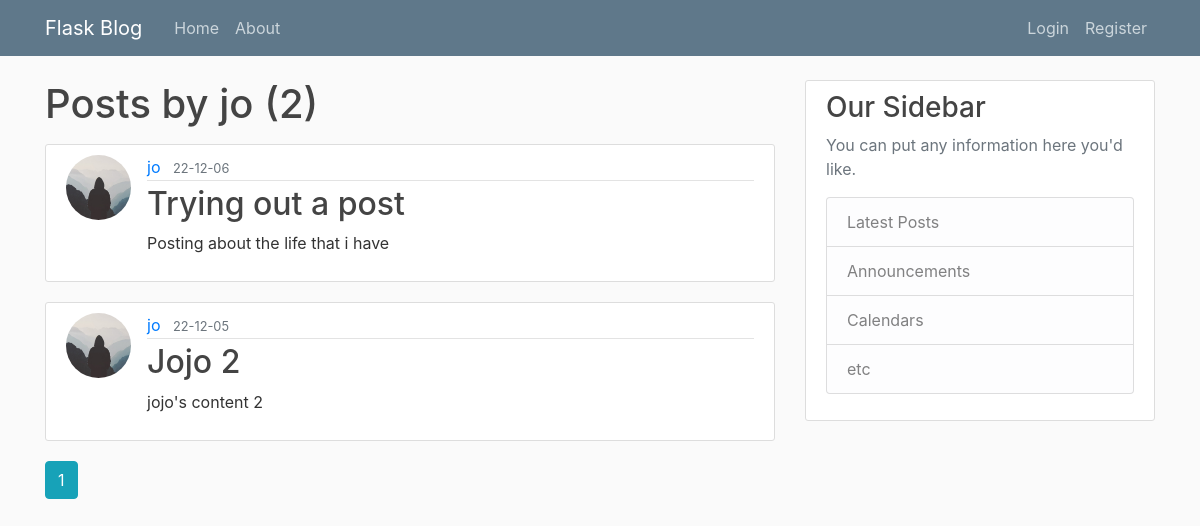
/user/jo, run on the app's committed database.
### flaskblog/models.py (models this page shows, shortened)
class User(db.Model, UserMixin):
    id = db.Column(db.Integer, primary_key=True)
    username = db.Column(db.String(20), unique=True, nullable=False)
    email = db.Column(db.String(120), unique=True, nullable=False)
    image_file = db.Column(db.String(20), nullable=False, default='default.jpg')
    password = db.Column(db.String(60), nullable=False)
    posts = db.relationship('Post', backref='author', lazy=True)

class Post(db.Model):
    id = db.Column(db.Integer, primary_key=True)
    title = db.Column(db.String(100), nullable=False)
    date_posted = db.Column(db.DateTime, nullable=False, default=datetime.utcnow)
    content = db.Column(db.Text, nullable=False)
    user_id = db.Column(db.Integer, db.ForeignKey('user.id'), nullable=False)

### flaskblog/users/routes.py (the view)
@users.route("/user/<string:username>")
def user_posts(username):
    page = request.args.get('page',1,type=int)
    user = User.query.filter_by(username=username).first_or_404()
    posts = Post.query.filter_by(author=user)\
        .order_by(Post.date_posted.desc())\
        .paginate(page=page,per_page=5)
    return render_template('user_posts.html', posts=posts, user=user)

### flaskblog/templates/user_posts.html
{% extends 'layout.html' %}
{% block content %}
    <h1 class="mb-3">Posts by {{ user.username }} ({{ posts.total }})</h1>
    {% for post in posts.items %}
    <article class="media content-section">
      <img class="rounded-circle article-img" src="{{ url_for('static', filename='profile_pics/' + post.author.image_file) }}">
        <div class="media-body">
          <div class="article-metadata">
            <a class="mr-2" href="{{ url_for('users.user_posts', username=post.author.username) }}">{{ post.author.username }}</a>
            <small class="text-muted">{{ post.date_posted.strftime('%y-%m-%d') }}</small>
          </div>
          <h2><a class="article-title" href="{{ url_for('posts.post', post_id=post.id) }}">{{ post.title }}</a></h2>
          <p class="article-content">{{ post.content }}</p>
        </div>
    </article>
    {% endfor %}
    {% for page_num in posts.iter_pages(left_edge=1, right_edge=1, left_current=1, right_current=2) %}
      {% if page_num %}
        {% if posts.page == page_num %}
          <a class="btn btn-info" href="{{ url_for('users.user_posts', username=user.username, page=page_num)}}">{{ page_num }}</a>
        {% else %}
          <a class="btn btn-outline-info" href="{{ url_for('users.user_posts', username=user.username, page=page_num)}}">{{ page_num }}</a>
        {% endif %}
      {% else %}
        ...
      {% endif %}
    {% endfor %}
{% endblock content %}

### flaskblog/static/main.css (style rules this page uses)
body { background: #fafafa; color: #333333; margin-top: 5rem; }
h1, h2, h3, h4, h5, h6 { color: #444444; }
.content-section { background: #ffffff; padding: 10px 20px; border: 1px solid #dddddd; border-radius: 3px; margin-bottom: 20px; }
.article-title { color: #444444; }
.article-content { white-space: pre-line; }
.article-img { height: 65px; width: 65px; margin-right: 16px; }
.article-metadata { padding-bottom: 1px; margin-bottom: 4px; border-bottom: 1px solid #e3e3e3 }

### data on the page
User: username "jo"
Post: image_file (placeholder picture), author.username "jo", date_posted "22-12-06", title "Trying out a post", content "Posting about the life that i have"
Post: image_file (placeholder picture), author.username "jo", date_posted "22-12-05", title "Jojo 2", content "jojo's content 2"

### other printed values
{{ posts.total }} "2"
{{ page_num }} "1"
